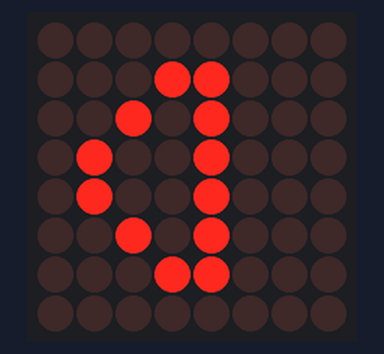
This sketch was run on a simulated Arduino Uno, built with avr-gcc and run on an emulated ATmega328P. Shown: 8×8 LED matrix.

Above: at 0.1 s.
At 2.1 s:
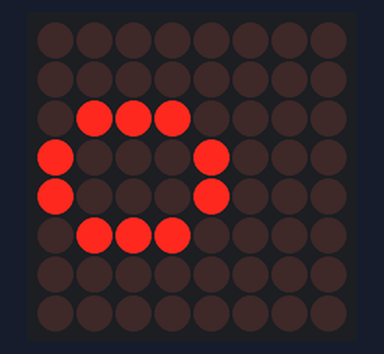
At 4.1 s:
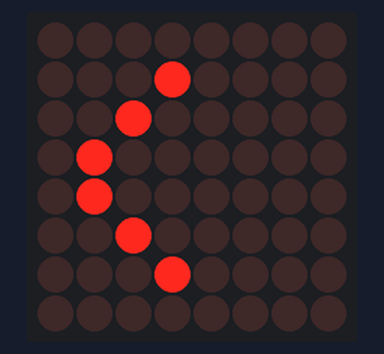

Measured:
- by itself, everything shown: repeats every 6.0 s, in 3 steps
- what the display in image 1 shows lasts 2.0 s, from 2.0 s to 4.0 s

The sketch:

animacion_otto.ino
```cpp
#include "LedControl.h"

/*
 Now we need a LedControl to work with.
 ***** These pin numbers will probably not work with your hardware *****
 the pins are connected at (DataIn, CLK, LOAD)
 the pins are connected at (12, 10, 11)
 We have only a single MAX72XX.
 */
LedControl lc=LedControl(12,10,11,1);

/* we always wait a bit between updates of the display */
unsigned long delaytime=2000;

void setup() {
  /*
   The MAX72XX is in power-saving mode on startup,
   we have to do a wakeup call
   */
  lc.shutdown(0,false);
  /* Set the brightness to a medium values */
  lc.setIntensity(0,8);
  /* and clear the display */
  lc.clearDisplay(0);
}


void writeArduinoOnMatrix() {
  /* here is the data for the characters */
  byte sonrisa[5]={B01111110,
                   B01000010,
                   B00100100,
                   B00011000,
                   B00000000};

  byte sorpresa[5]={B00011000,
                    B00100100,
                    B00100100,
                    B00100100,
                    B00011000};

  byte jodido[5]={B01000010,
                  B00100100,
                  B00011000,
                  B00100100,
                  B01000010};

  byte alegre[5]={B00000000,
                  B01000010,
                  B00100100,
                  B00011000,
                  B00000000};


  lc.setColumn(0,0,sonrisa[4]);
  lc.setColumn(0,1,sonrisa[3]);
  lc.setColumn(0,2,sonrisa[2]);
  lc.setColumn(0,3,sonrisa[1]);
  lc.setColumn(0,4,sonrisa[0]);
  delay(delaytime);


  lc.setColumn(0,0,sorpresa[4]);
  lc.setColumn(0,1,sorpresa[3]);
  lc.setColumn(0,2,sorpresa[2]);
  lc.setColumn(0,3,sorpresa[1]);
  lc.setColumn(0,4,sorpresa[0]);
  delay(delaytime);


  lc.setColumn(0,0,alegre[4]);
  lc.setColumn(0,1,alegre[3]);
  lc.setColumn(0,2,alegre[2]);
  lc.setColumn(0,3,alegre[1]);
  lc.setColumn(0,4,alegre[0]);
  delay(delaytime);
}

void loop() {
  writeArduinoOnMatrix();
}
```
